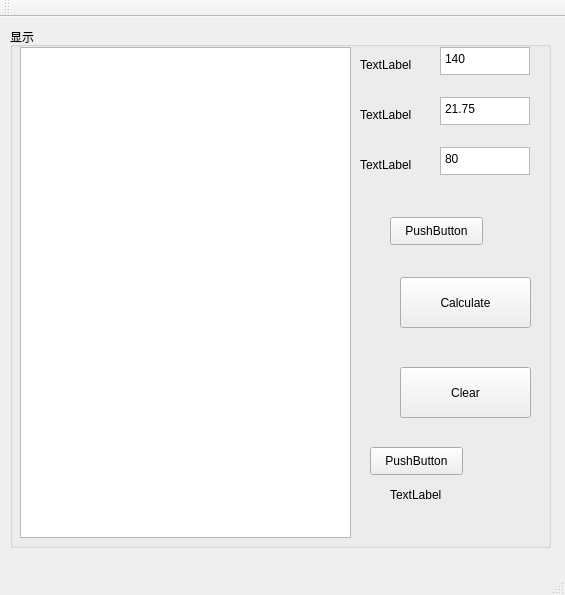
<?xml version="1.0" encoding="UTF-8"?>
<ui version="4.0">
 <class>MainWindow</class>
 <widget class="QMainWindow" name="MainWindow">
  <property name="geometry">
   <rect>
    <x>0</x>
    <y>0</y>
    <width>565</width>
    <height>595</height>
   </rect>
  </property>
  <property name="windowTitle">
   <string>MainWindow</string>
  </property>
  <widget class="QWidget" name="centralWidget">
   <widget class="QGroupBox" name="groupBox">
    <property name="geometry">
     <rect>
      <x>10</x>
      <y>10</y>
      <width>541</width>
      <height>521</height>
     </rect>
    </property>
    <property name="title">
     <string>显示</string>
    </property>
    <widget class="QTextEdit" name="textEdit">
     <property name="geometry">
      <rect>
       <x>430</x>
       <y>20</y>
       <width>90</width>
       <height>28</height>
      </rect>
     </property>
     <property name="html">
      <string>&lt;!DOCTYPE HTML PUBLIC &quot;-//W3C//DTD HTML 4.0//EN&quot; &quot;http://www.w3.org/TR/REC-html40/strict.dtd&quot;&gt;
&lt;html&gt;&lt;head&gt;&lt;meta name=&quot;qrichtext&quot; content=&quot;1&quot; /&gt;&lt;style type=&quot;text/css&quot;&gt;
p, li { white-space: pre-wrap; }
&lt;/style&gt;&lt;/head&gt;&lt;body style=&quot; font-family:'SimSun'; font-size:9pt; font-weight:400; font-style:normal;&quot;&gt;
&lt;p style=&quot; margin-top:0px; margin-bottom:0px; margin-left:0px; margin-right:0px; -qt-block-indent:0; text-indent:0px;&quot;&gt;140&lt;/p&gt;&lt;/body&gt;&lt;/html&gt;</string>
     </property>
    </widget>
    <widget class="QPushButton" name="pushButton">
     <property name="geometry">
      <rect>
       <x>390</x>
       <y>250</y>
       <width>131</width>
       <height>51</height>
      </rect>
     </property>
     <property name="text">
      <string>Calculate</string>
     </property>
    </widget>
    <widget class="QTextBrowser" name="textBrowser">
     <property name="geometry">
      <rect>
       <x>10</x>
       <y>20</y>
       <width>331</width>
       <height>491</height>
      </rect>
     </property>
     <property name="verticalScrollBarPolicy">
      <enum>Qt::ScrollBarAsNeeded</enum>
     </property>
     <property name="horizontalScrollBarPolicy">
      <enum>Qt::ScrollBarAsNeeded</enum>
     </property>
    </widget>
    <widget class="QLabel" name="label_2">
     <property name="geometry">
      <rect>
       <x>350</x>
       <y>30</y>
       <width>72</width>
       <height>15</height>
      </rect>
     </property>
     <property name="text">
      <string>TextLabel</string>
     </property>
    </widget>
    <widget class="QTextEdit" name="textEdit_2">
     <property name="geometry">
      <rect>
       <x>430</x>
       <y>70</y>
       <width>90</width>
       <height>28</height>
      </rect>
     </property>
     <property name="html">
      <string>&lt;!DOCTYPE HTML PUBLIC &quot;-//W3C//DTD HTML 4.0//EN&quot; &quot;http://www.w3.org/TR/REC-html40/strict.dtd&quot;&gt;
&lt;html&gt;&lt;head&gt;&lt;meta name=&quot;qrichtext&quot; content=&quot;1&quot; /&gt;&lt;style type=&quot;text/css&quot;&gt;
p, li { white-space: pre-wrap; }
&lt;/style&gt;&lt;/head&gt;&lt;body style=&quot; font-family:'SimSun'; font-size:9pt; font-weight:400; font-style:normal;&quot;&gt;
&lt;p style=&quot; margin-top:0px; margin-bottom:0px; margin-left:0px; margin-right:0px; -qt-block-indent:0; text-indent:0px;&quot;&gt;21.75&lt;/p&gt;&lt;/body&gt;&lt;/html&gt;</string>
     </property>
    </widget>
    <widget class="QLabel" name="label_3">
     <property name="geometry">
      <rect>
       <x>350</x>
       <y>80</y>
       <width>72</width>
       <height>15</height>
      </rect>
     </property>
     <property name="text">
      <string>TextLabel</string>
     </property>
    </widget>
    <widget class="QTextEdit" name="textEdit_3">
     <property name="geometry">
      <rect>
       <x>430</x>
       <y>120</y>
       <width>90</width>
       <height>28</height>
      </rect>
     </property>
     <property name="html">
      <string>&lt;!DOCTYPE HTML PUBLIC &quot;-//W3C//DTD HTML 4.0//EN&quot; &quot;http://www.w3.org/TR/REC-html40/strict.dtd&quot;&gt;
&lt;html&gt;&lt;head&gt;&lt;meta name=&quot;qrichtext&quot; content=&quot;1&quot; /&gt;&lt;style type=&quot;text/css&quot;&gt;
p, li { white-space: pre-wrap; }
&lt;/style&gt;&lt;/head&gt;&lt;body style=&quot; font-family:'SimSun'; font-size:9pt; font-weight:400; font-style:normal;&quot;&gt;
&lt;p style=&quot; margin-top:0px; margin-bottom:0px; margin-left:0px; margin-right:0px; -qt-block-indent:0; text-indent:0px;&quot;&gt;80&lt;/p&gt;&lt;/body&gt;&lt;/html&gt;</string>
     </property>
    </widget>
    <widget class="QLabel" name="label_4">
     <property name="geometry">
      <rect>
       <x>350</x>
       <y>130</y>
       <width>72</width>
       <height>15</height>
      </rect>
     </property>
     <property name="text">
      <string>TextLabel</string>
     </property>
    </widget>
    <widget class="QPushButton" name="pushButton_2">
     <property name="geometry">
      <rect>
       <x>390</x>
       <y>340</y>
       <width>131</width>
       <height>51</height>
      </rect>
     </property>
     <property name="text">
      <string>Clear</string>
     </property>
    </widget>
    <widget class="QLabel" name="label">
     <property name="geometry">
      <rect>
       <x>380</x>
       <y>460</y>
       <width>72</width>
       <height>15</height>
      </rect>
     </property>
     <property name="text">
      <string>TextLabel</string>
     </property>
    </widget>
    <widget class="QPushButton" name="pushButton_3">
     <property name="geometry">
      <rect>
       <x>380</x>
       <y>190</y>
       <width>93</width>
       <height>28</height>
      </rect>
     </property>
     <property name="text">
      <string>PushButton</string>
     </property>
    </widget>
    <widget class="QPushButton" name="pushButton_4">
     <property name="geometry">
      <rect>
       <x>360</x>
       <y>420</y>
       <width>93</width>
       <height>28</height>
      </rect>
     </property>
     <property name="text">
      <string>PushButton</string>
     </property>
    </widget>
   </widget>
  </widget>
  <widget class="QMenuBar" name="menuBar">
   <property name="geometry">
    <rect>
     <x>0</x>
     <y>0</y>
     <width>565</width>
     <height>26</height>
    </rect>
   </property>
  </widget>
  <widget class="QToolBar" name="mainToolBar">
   <attribute name="toolBarArea">
    <enum>TopToolBarArea</enum>
   </attribute>
   <attribute name="toolBarBreak">
    <bool>false</bool>
   </attribute>
  </widget>
  <widget class="QStatusBar" name="statusBar"/>
 </widget>
 <layoutdefault spacing="6" margin="11"/>
 <resources/>
 <connections/>
</ui>
